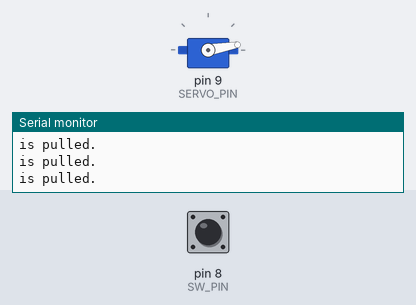
Simulated run of this sketch. Board: Arduino Uno, built with avr-gcc and run on an emulated ATmega328P. On the bench: servo, the last lines printed to the serial monitor. The test bench sets the inputs (shaded band); at power-on: pin 8 (SW_PIN) HIGH.

Above: at 1.2 s.
1.3 s: pin 8 (SW_PIN) pulled LOW for 3.2 s
At 4.61 s:
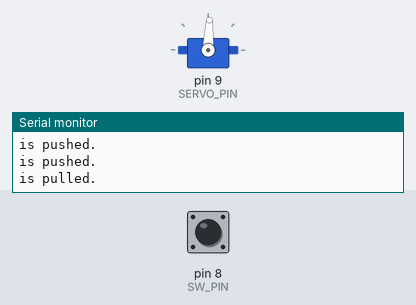
Timing chart, 0 to 13.5 s (numbered marks = the images above; inputs shaded):
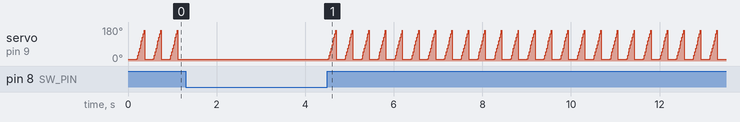

The sketch:

useless_box.ino
```cpp
#include <Servo.h>
#define SERVO_PIN 9
#define SW_PIN 8
#define INIT_DEG 10

Servo serv;

int deg=INIT_DEG;

void setup() {
  // put your setup code here, to run once:
  serv.attach(SERVO_PIN);
  pinMode(SERVO_PIN,OUTPUT);
  pinMode(SW_PIN,INPUT_PULLUP);
  Serial.begin(9600);

  serv.write(INIT_DEG);
}

void loop() {
  // put your main code here, to run repeatedly:
  deg=INIT_DEG;
  serv.write(INIT_DEG);
  delay(200);

  if(digitalRead(SW_PIN)==HIGH){
    Serial.println("is pulled.");
    while(digitalRead(SW_PIN)==HIGH && deg<=170){
      serv.write(++deg);
      delay(1);
    }
    //delay(100);
  }else Serial.println("is pushed.");
}
```
